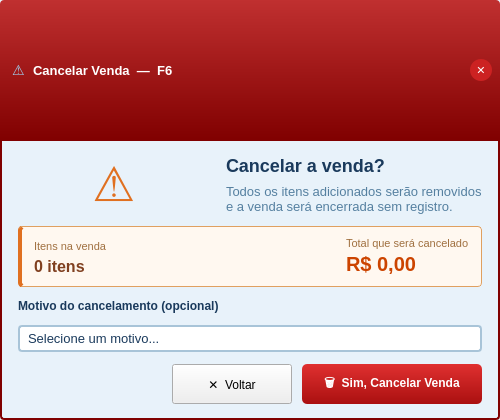
<?xml version="1.0" encoding="UTF-8"?>
<ui version="4.0">
 <class>ModalCancelarVenda</class>
 <widget class="QDialog" name="ModalCancelarVenda">
  <property name="geometry"><rect><x>0</x><y>0</y><width>500</width><height>420</height></rect></property>
  <property name="windowTitle"><string>CSPdv</string></property>
  <property name="modal"><bool>true</bool></property>
  <property name="styleSheet"><string notr="true">QDialog{background-color:#e8f2fa;font-family:Arial;}</string></property>
  <layout class="QVBoxLayout" name="mainVLayout">
   <property name="spacing"><number>0</number></property>
   <property name="leftMargin"><number>0</number></property>
   <property name="topMargin"><number>0</number></property>
   <property name="rightMargin"><number>0</number></property>
   <property name="bottomMargin"><number>0</number></property>
   <item>
    <widget class="QFrame" name="frameTitleBar">
     <property name="minimumHeight"><number>38</number></property>
     <property name="maximumHeight"><number>38</number></property>
     <property name="styleSheet">
      <string notr="true">QFrame#frameTitleBar{background:qlineargradient(x1:0,y1:0,x2:0,y2:1,stop:0 #c03030,stop:1 #800000);border-top-left-radius:4px;border-top-right-radius:4px;}</string>
     </property>
     <layout class="QHBoxLayout" name="titleHL">
      <property name="spacing"><number>8</number></property>
      <property name="leftMargin"><number>12</number></property>
      <property name="topMargin"><number>0</number></property>
      <property name="rightMargin"><number>8</number></property>
      <property name="bottomMargin"><number>0</number></property>
      <item><widget class="QLabel" name="lblTitleIcon"><property name="text"><string>&#9888;</string></property><property name="maximumWidth"><number>22</number></property><property name="styleSheet"><string notr="true">color:#a0d0f0;font-size:14px;</string></property></widget></item>
      <item><widget class="QLabel" name="lblTitulo"><property name="text"><string>Cancelar Venda  —  F6</string></property><property name="styleSheet"><string notr="true">color:white;font-size:13px;font-weight:bold;</string></property></widget></item>
      <item><spacer name="titleSpacer"><property name="orientation"><enum>Qt::Horizontal</enum></property><property name="sizeHint" stdset="0"><size><width>20</width><height>10</height></size></property></spacer></item>
      <item>
       <widget class="QPushButton" name="btnFechar">
        <property name="text"><string>&#10005;</string></property>
        <property name="shortcut"><string>Escape</string></property>
        <property name="minimumSize"><size><width>22</width><height>22</height></size></property>
        <property name="maximumSize"><size><width>22</width><height>22</height></size></property>
        <property name="styleSheet"><string notr="true">QPushButton{background-color:#cc2222;border:none;border-radius:11px;color:white;font-size:11px;font-weight:bold;}QPushButton:hover{background-color:#e03030;}QPushButton:pressed{background-color:#aa1010;}</string></property>
       </widget>
      </item>
     </layout>
    </widget>
   </item>
   <item>
    <widget class="QFrame" name="frameConteudo">
     <property name="styleSheet">
      <string notr="true">QFrame#frameConteudo{background-color:#e8f2fa;border:2px solid #800000;border-top:none;border-bottom-left-radius:4px;border-bottom-right-radius:4px;}</string>
     </property>
     <layout class="QVBoxLayout" name="conteudoVLayout">
      <property name="spacing"><number>12</number></property>
      <property name="leftMargin"><number>16</number></property>
      <property name="topMargin"><number>14</number></property>
      <property name="rightMargin"><number>16</number></property>
      <property name="bottomMargin"><number>14</number></property>

      <!-- Ícone + mensagem -->
      <item>
       <layout class="QHBoxLayout" name="msgHL"><property name="spacing"><number>16</number></property>
        <item>
         <widget class="QLabel" name="lblIconeAviso">
          <property name="text"><string>&#9888;</string></property>
          <property name="styleSheet"><string notr="true">font-size:48px;color:#e07020;</string></property>
          <property name="alignment"><set>Qt::AlignCenter</set></property>
         </widget>
        </item>
        <item>
         <layout class="QVBoxLayout"><property name="spacing"><number>8</number></property>
          <item>
           <widget class="QLabel" name="lblTituloAviso">
            <property name="text"><string>Cancelar a venda?</string></property>
            <property name="styleSheet"><string notr="true">font-size:18px;font-weight:bold;color:#1a3a5c;</string></property>
           </widget>
          </item>
          <item>
           <widget class="QLabel" name="lblMsgAviso">
            <property name="text"><string>Todos os itens adicionados serão removidos&#10;e a venda será encerrada sem registro.</string></property>
            <property name="wordWrap"><bool>true</bool></property>
            <property name="styleSheet"><string notr="true">font-size:13px;color:#5580a0;line-height:1.4;</string></property>
           </widget>
          </item>
         </layout>
        </item>
       </layout>
      </item>

      <!-- Resumo da venda atual -->
      <item>
       <widget class="QFrame" name="frameResumoVenda">
        <property name="styleSheet"><string notr="true">QFrame#frameResumoVenda{background-color:#fff8f0;border:1px solid #e0a060;border-left:4px solid #e07020;border-radius:4px;}</string></property>
        <layout class="QHBoxLayout" name="resumoHL">
         <property name="leftMargin"><number>12</number></property>
         <property name="topMargin"><number>10</number></property>
         <property name="rightMargin"><number>12</number></property>
         <property name="bottomMargin"><number>10</number></property>
         <item>
          <layout class="QVBoxLayout"><property name="spacing"><number>2</number></property>
           <item><widget class="QLabel" name="lblResumoItensLabel"><property name="text"><string>Itens na venda</string></property><property name="styleSheet"><string notr="true">font-size:11px;color:#a07040;</string></property></widget></item>
           <item><widget class="QLabel" name="lblResumoItensValor"><property name="text"><string>0 itens</string></property><property name="styleSheet"><string notr="true">font-size:16px;font-weight:bold;color:#804020;</string></property></widget></item>
          </layout>
         </item>
         <item><spacer><property name="orientation"><enum>Qt::Horizontal</enum></property><property name="sizeHint" stdset="0"><size><width>20</width><height>10</height></size></property></spacer></item>
         <item>
          <layout class="QVBoxLayout"><property name="spacing"><number>2</number></property>
           <item><widget class="QLabel" name="lblResumoTotalLabel"><property name="text"><string>Total que será cancelado</string></property><property name="styleSheet"><string notr="true">font-size:11px;color:#a07040;</string></property></widget></item>
           <item><widget class="QLabel" name="lblResumoTotalValor"><property name="text"><string>R$ 0,00</string></property><property name="styleSheet"><string notr="true">font-size:20px;font-weight:bold;color:#cc4400;</string></property></widget></item>
          </layout>
         </item>
        </layout>
       </widget>
      </item>

      <!-- Motivo do cancelamento (opcional) -->
      <item>
       <widget class="QLabel" name="lblMotivoLabel">
        <property name="text"><string>Motivo do cancelamento (opcional)</string></property>
        <property name="styleSheet"><string notr="true">font-size:12px;font-weight:bold;color:#1a3a5c;</string></property>
       </widget>
      </item>
      <item>
       <widget class="QComboBox" name="comboMotivo">
        <property name="minimumHeight"><number>36</number></property>
        <property name="styleSheet"><string notr="true">QComboBox{background-color:#ffffff;border:2px solid #a8c4d8;border-radius:4px;font-size:13px;color:#1a3a5c;padding:3px 8px;}QComboBox:focus{border-color:#3585c8;}QComboBox::drop-down{border:none;width:24px;}QComboBox QAbstractItemView{background-color:#ffffff;border:1px solid #a8c4d8;selection-background-color:#3585c8;selection-color:white;font-size:13px;}</string></property>
        <item><property name="text"><string>Selecione um motivo...</string></property></item>
        <item><property name="text"><string>Erro na digitação</string></property></item>
        <item><property name="text"><string>Desistência do cliente</string></property></item>
        <item><property name="text"><string>Produto indisponível</string></property></item>
        <item><property name="text"><string>Problema no sistema</string></property></item>
        <item><property name="text"><string>Outro</string></property></item>
       </widget>
      </item>

      <!-- Botões -->
      <item>
       <layout class="QHBoxLayout" name="btnsHL"><property name="spacing"><number>10</number></property>
        <item><spacer><property name="orientation"><enum>Qt::Horizontal</enum></property><property name="sizeHint" stdset="0"><size><width>20</width><height>10</height></size></property></spacer></item>
                <item>
         <widget class="QPushButton" name="btnVoltar">
          <property name="text"><string>&#10005;  Voltar</string></property>
          <property name="shortcut"><string>Escape</string></property>
          <property name="minimumSize"><size><width>120</width><height>40</height></size></property>
          <property name="styleSheet"><string notr="true">QPushButton{{background-color:#f0f0f0;color:#555;font-size:12px;font-weight:bold;border:1px solid #bbb;border-radius:5px;padding:5px 14px;}}QPushButton:hover{{background-color:#e0e0e0;}}QPushButton:pressed{{background-color:#ccc;}}</string></property>
         </widget>
        </item>
        <item>
         <widget class="QPushButton" name="btnConfirmar">
          <property name="text"><string>&#128465;  Sim, Cancelar Venda</string></property>
          <property name="shortcut"><string>Return</string></property>
          <property name="default"><bool>true</bool></property>
          <property name="minimumSize"><size><width>180</width><height>40</height></size></property>
          <property name="styleSheet"><string notr="true">QPushButton{background:qlineargradient(x1:0,y1:0,x2:0,y2:1,stop:0 #e03030,stop:1 #aa1010);color:white;font-size:12px;font-weight:bold;border:none;border-radius:5px;padding:5px 14px;}QPushButton:hover{background:#c02020;}QPushButton:pressed{background:#900000;}</string></property>
         </widget>
        </item>
       </layout>
      </item>

     </layout>
    </widget>
   </item>
  </layout>
 </widget>
 <resources/>
 <connections>
  <connection><sender>btnFechar</sender><signal>clicked()</signal><receiver>ModalCancelarVenda</receiver><slot>reject()</slot></connection>
 </connections>
</ui>
